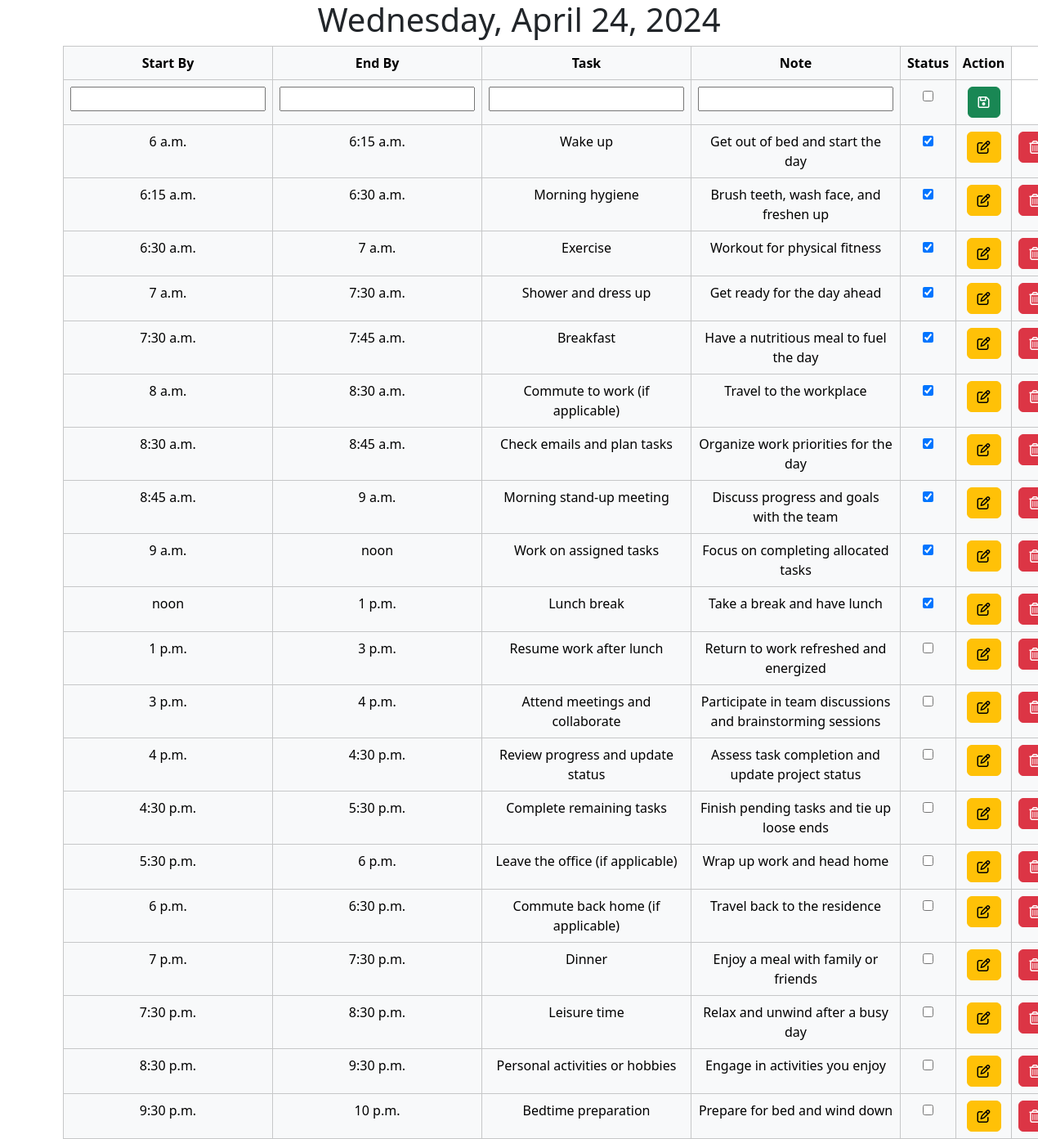
The page / on the database its author committed.
### task/models.py (models this page shows, shortened)
class ToDoTask(models.Model):
    start_by = models.TimeField()
    end_by = models.TimeField()
    task = models.CharField(max_length = 100)
    note = models.CharField(max_length = 300)
    status = models.BooleanField(default = False)
    class Meta:
        ordering = ['start_by']

### task/views.py (the view, shortened to what this page needs)
# urls.py: path('', views.home, name = 'home'),
def home(request):
    todotasks = ToDoTask.objects.all()
    form = TaskForm()
    current_date = datetime.now()
    context = {
        'todotasks' : todotasks,
        'form' : form,
        'current_date' : current_date,
        'title' : 'Home',
    }
    return render(request, 'task/home.html', context)

### task/forms.py
class TaskForm(forms.ModelForm):
    class Meta:
        model = ToDoTask
        fields = ['start_by', 'end_by', 'task', 'note', 'status']

### task/templates/task/home.html (shortened to what this page needs)
{% extends 'task/base.html' %}
{% block content %}
<h1>{{ current_date|date:"l, F j, Y" }}</h1>
<form method = "POST" action = '{% url 'home' %}'>
    <table class = "table table-bordered table-light">
        <tr>
            <th>Start By</th>
            <th>End By</th>
            <th>Task</th>
            <th>Note</th>
            <th>Status</th>
            <th>Action</th>
        </tr>
        {% if not form.instance.id %}
        <tr>
            {% include 'task/save.html' %}
        </tr>
        {% endif %}
        {% for tasks in todotasks %}
        <tr>
            {% if form.instance.id == tasks.id %}
            {% include 'task/save.html' %}
            {% else %}
            <td>{{ tasks.start_by }}</td>
            <td>{{ tasks.end_by }}</td>
            <td>{{ tasks.task }}</td>
            <td>{{ tasks.note }}</td>
            <td>
                <input type="checkbox" name="task_status" value="{{ tasks.id }}" {% if tasks.status %}checked{% endif %}>
            </td>
            <td>
                <button formnovalidate class = "btn btn-warning" name = "edit" value = "{{ tasks.id }}">
                    <i class="fa-regular fa-pen-to-square"></i>
                </button>
            </td>
            <td>
                <button formnovalidate class = "btn btn-danger" name = "delete" value = "{{ tasks.id }}">
                    <i class="fa-regular fa-trash-can"></i>
                </button>
            </td>
            {% endif %}
        </tr>
        {% endfor %}
    </table>
</form>
{% endblock %}

### task/templates/task/base.html (shortened to what this page needs)
<!doctype html>
<html lang="en">
  <head>
    <link href="https://cdn.jsdelivr.net/npm/bootstrap@5.3.3/dist/css/bootstrap.min.css" rel="stylesheet">
    <link rel="stylesheet" href="https://cdnjs.cloudflare.com/ajax/libs/font-awesome/6.5.2/css/all.min.css" />
  </head>
  <body>
    <div class = "container">
    {% block content %}
    {% endblock %}
    </div>
  </body>
</html>

### task/templates/task/save.html
{% for field in form %}
<td>{{ field }}</td>
{% endfor %}
<td><button class = "btn btn-success" name="save" value = "{{ tasks.id }}">
    <i class="fa-regular fa-floppy-disk"></i>
</button></td>

### task/templates/task/home.html (style rules this page uses)
h1 { text-align: center; }
.table { margin: auto; }
th, td { text-align: center; }

### rows shown on the page
ToDoTask: start_by "6 a.m.", end_by "6:15 a.m.", task "Wake up", note "Get out of bed and start the day", status "☑", {{ tasks.id }} 1 (drawn)
ToDoTask: start_by "6:15 a.m.", end_by "6:30 a.m.", task "Morning hygiene", note "Brush teeth, wash face, and freshen up", status "☑", {{ tasks.id }} 2 (drawn)
ToDoTask: start_by "6:30 a.m.", end_by "7 a.m.", task "Exercise", note "Workout for physical fitness", status "☑", {{ tasks.id }} 3 (drawn)
ToDoTask: start_by "7 a.m.", end_by "7:30 a.m.", task "Shower and dress up", note "Get ready for the day ahead", status "☑", {{ tasks.id }} 4 (drawn)
ToDoTask: start_by "7:30 a.m.", end_by "7:45 a.m.", task "Breakfast", note "Have a nutritious meal to fuel the day", status "☑", {{ tasks.id }} 5 (drawn)
ToDoTask: start_by "8 a.m.", end_by "8:30 a.m.", task "Commute to work (if applicable)", note "Travel to the workplace", status "☑", {{ tasks.id }} 6 (drawn)
ToDoTask: start_by "8:30 a.m.", end_by "8:45 a.m.", task "Check emails and plan tasks", note "Organize work priorities for the day", status "☑", {{ tasks.id }} 7 (drawn)
ToDoTask: start_by "8:45 a.m.", end_by "9 a.m.", task "Morning stand-up meeting", note "Discuss progress and goals with the team", status "☑", {{ tasks.id }} 8 (drawn)
ToDoTask: start_by "9 a.m.", end_by "noon", task "Work on assigned tasks", note "Focus on completing allocated tasks", status "☑", {{ tasks.id }} 9 (drawn)
ToDoTask: start_by "noon", end_by "1 p.m.", task "Lunch break", note "Take a break and have lunch", status "☑", {{ tasks.id }} 10 (drawn)
ToDoTask: start_by "1 p.m.", end_by "3 p.m.", task "Resume work after lunch", note "Return to work refreshed and energized", {{ tasks.id }} 11 (drawn)
ToDoTask: start_by "3 p.m.", end_by "4 p.m.", task "Attend meetings and collaborate", note "Participate in team discussions and brainstorming sessions", {{ tasks.id }} 12 (drawn)
ToDoTask: start_by "4 p.m.", end_by "4:30 p.m.", task "Review progress and update status", note "Assess task completion and update project status", {{ tasks.id }} 13 (drawn)
ToDoTask: start_by "4:30 p.m.", end_by "5:30 p.m.", task "Complete remaining tasks", note "Finish pending tasks and tie up loose ends", {{ tasks.id }} 14 (drawn)
ToDoTask: start_by "5:30 p.m.", end_by "6 p.m.", task "Leave the office (if applicable)", note "Wrap up work and head home", {{ tasks.id }} 15 (drawn)
ToDoTask: start_by "6 p.m.", end_by "6:30 p.m.", task "Commute back home (if applicable)", note "Travel back to the residence", {{ tasks.id }} 16 (drawn)
ToDoTask: start_by "7 p.m.", end_by "7:30 p.m.", task "Dinner", note "Enjoy a meal with family or friends", {{ tasks.id }} 17 (drawn)
ToDoTask: start_by "7:30 p.m.", end_by "8:30 p.m.", task "Leisure time", note "Relax and unwind after a busy day", {{ tasks.id }} 18 (drawn)
ToDoTask: start_by "8:30 p.m.", end_by "9:30 p.m.", task "Personal activities or hobbies", note "Engage in activities you enjoy", {{ tasks.id }} 19 (drawn)
ToDoTask: start_by "9:30 p.m.", end_by "10 p.m.", task "Bedtime preparation", note "Prepare for bed and wind down", {{ tasks.id }} 20 (drawn)
